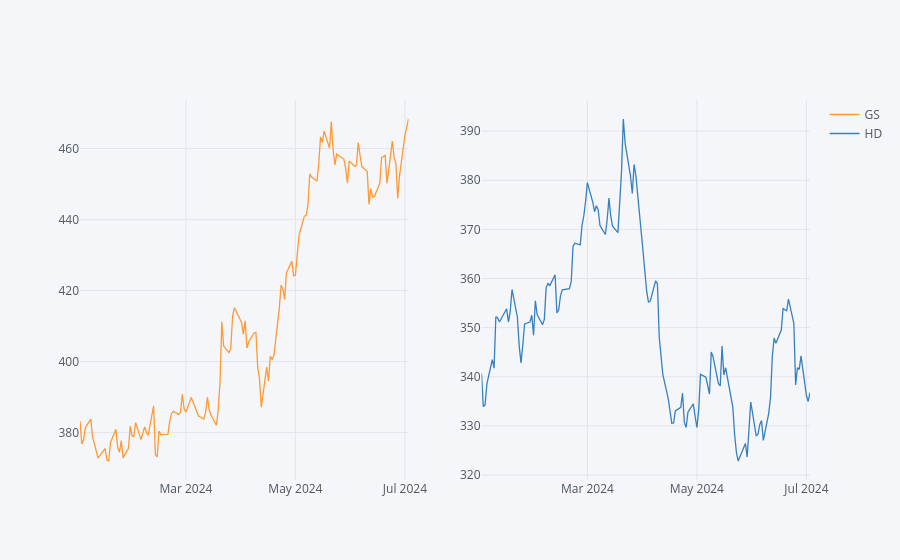

Notebook code for this chart:
### Markdown cell above
## Plotting using Subplots

### Code cell
# Use subplots
df4[['GS', 'HD']].iplot(subplots=True)
